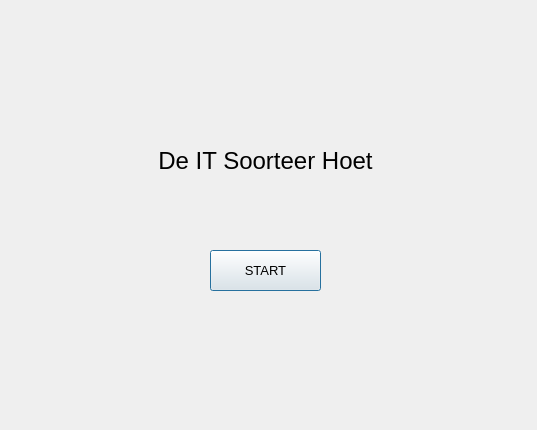
<?xml version="1.0" encoding="UTF-8"?>
<ui version="4.0">
 <class>Background</class>
 <widget class="QDialog" name="Background">
  <property name="windowModality">
   <enum>Qt::NonModal</enum>
  </property>
  <property name="geometry">
   <rect>
    <x>0</x>
    <y>0</y>
    <width>537</width>
    <height>430</height>
   </rect>
  </property>
  <property name="windowTitle">
   <string>Dialog</string>
  </property>
  <property name="autoFillBackground">
   <bool>false</bool>
  </property>
  <property name="inputMethodHints">
   <set>Qt::ImhNone</set>
  </property>
  <property name="QPixmap" stdset="0">
   <pixmap resource="background.qrc">:/newPrefix/harry-potter-letter-from-hedwig-i114504.jpg</pixmap>
  </property>
  <widget class="QPushButton" name="start_button">
   <property name="geometry">
    <rect>
     <x>210</x>
     <y>250</y>
     <width>111</width>
     <height>41</height>
    </rect>
   </property>
   <property name="font">
    <font>
     <family>MS Shell Dlg 2</family>
     <pointsize>10</pointsize>
     <weight>50</weight>
     <bold>false</bold>
    </font>
   </property>
   <property name="text">
    <string>START</string>
   </property>
   <property name="iconSize">
    <size>
     <width>20</width>
     <height>20</height>
    </size>
   </property>
  </widget>
  <widget class="QLabel" name="label">
   <property name="geometry">
    <rect>
     <x>120</x>
     <y>110</y>
     <width>291</width>
     <height>101</height>
    </rect>
   </property>
   <property name="font">
    <font>
     <pointsize>18</pointsize>
    </font>
   </property>
   <property name="text">
    <string>De IT Soorteer Hoet</string>
   </property>
   <property name="alignment">
    <set>Qt::AlignCenter</set>
   </property>
  </widget>
 </widget>
 <resources>
  <include location="Image.qrc"/>
  <include location="background.qrc"/>
 </resources>
 <connections/>
</ui>
